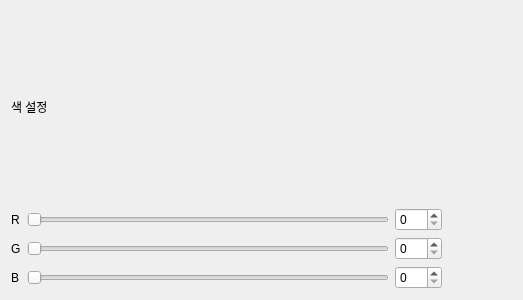
<?xml version="1.0" encoding="UTF-8"?>
<ui version="4.0">
 <class>option_color</class>
 <widget class="QWidget" name="option_color">
  <property name="geometry">
   <rect>
    <x>0</x>
    <y>0</y>
    <width>523</width>
    <height>300</height>
   </rect>
  </property>
  <property name="windowTitle">
   <string>Form</string>
  </property>
  <layout class="QGridLayout" name="gridLayout_2">
   <item row="0" column="0">
    <widget class="QLabel" name="label">
     <property name="text">
      <string>색 설정</string>
     </property>
    </widget>
   </item>
   <item row="1" column="0">
    <layout class="QGridLayout" name="cloader">
     <item row="0" column="1">
      <widget class="QSlider" name="sli_r">
       <property name="maximum">
        <number>255</number>
       </property>
       <property name="orientation">
        <enum>Qt::Horizontal</enum>
       </property>
      </widget>
     </item>
     <item row="2" column="0">
      <widget class="QLabel" name="B">
       <property name="text">
        <string>B</string>
       </property>
      </widget>
     </item>
     <item row="0" column="0">
      <widget class="QLabel" name="R">
       <property name="text">
        <string>R</string>
       </property>
      </widget>
     </item>
     <item row="1" column="0">
      <widget class="QLabel" name="G">
       <property name="text">
        <string>G</string>
       </property>
      </widget>
     </item>
     <item row="2" column="1">
      <widget class="QSlider" name="sli_b">
       <property name="maximum">
        <number>255</number>
       </property>
       <property name="orientation">
        <enum>Qt::Horizontal</enum>
       </property>
      </widget>
     </item>
     <item row="1" column="1">
      <widget class="QSlider" name="sli_g">
       <property name="maximum">
        <number>255</number>
       </property>
       <property name="orientation">
        <enum>Qt::Horizontal</enum>
       </property>
      </widget>
     </item>
     <item row="0" column="2">
      <widget class="QSpinBox" name="s_r">
       <property name="maximum">
        <number>255</number>
       </property>
      </widget>
     </item>
     <item row="1" column="2">
      <widget class="QSpinBox" name="s_g">
       <property name="maximum">
        <number>255</number>
       </property>
      </widget>
     </item>
     <item row="2" column="2">
      <widget class="QSpinBox" name="s_b">
       <property name="maximum">
        <number>255</number>
       </property>
      </widget>
     </item>
    </layout>
   </item>
   <item row="1" column="1">
    <widget class="QWidget" name="colorView" native="true">
     <property name="minimumSize">
      <size>
       <width>64</width>
       <height>64</height>
      </size>
     </property>
    </widget>
   </item>
  </layout>
 </widget>
 <resources/>
 <connections>
  <connection>
   <sender>sli_r</sender>
   <signal>valueChanged(int)</signal>
   <receiver>s_r</receiver>
   <slot>setValue(int)</slot>
   <hints>
    <hint type="sourcelabel">
     <x>352</x>
     <y>178</y>
    </hint>
    <hint type="destinationlabel">
     <x>416</x>
     <y>174</y>
    </hint>
   </hints>
  </connection>
  <connection>
   <sender>sli_g</sender>
   <signal>valueChanged(int)</signal>
   <receiver>s_g</receiver>
   <slot>setValue(int)</slot>
   <hints>
    <hint type="sourcelabel">
     <x>393</x>
     <y>222</y>
    </hint>
    <hint type="destinationlabel">
     <x>425</x>
     <y>215</y>
    </hint>
   </hints>
  </connection>
  <connection>
   <sender>sli_b</sender>
   <signal>valueChanged(int)</signal>
   <receiver>s_b</receiver>
   <slot>setValue(int)</slot>
   <hints>
    <hint type="sourcelabel">
     <x>350</x>
     <y>262</y>
    </hint>
    <hint type="destinationlabel">
     <x>422</x>
     <y>263</y>
    </hint>
   </hints>
  </connection>
  <connection>
   <sender>s_r</sender>
   <signal>valueChanged(int)</signal>
   <receiver>sli_r</receiver>
   <slot>setValue(int)</slot>
   <hints>
    <hint type="sourcelabel">
     <x>425</x>
     <y>172</y>
    </hint>
    <hint type="destinationlabel">
     <x>373</x>
     <y>177</y>
    </hint>
   </hints>
  </connection>
  <connection>
   <sender>s_g</sender>
   <signal>valueChanged(int)</signal>
   <receiver>sli_g</receiver>
   <slot>setValue(int)</slot>
   <hints>
    <hint type="sourcelabel">
     <x>407</x>
     <y>225</y>
    </hint>
    <hint type="destinationlabel">
     <x>388</x>
     <y>224</y>
    </hint>
   </hints>
  </connection>
  <connection>
   <sender>s_b</sender>
   <signal>valueChanged(int)</signal>
   <receiver>sli_b</receiver>
   <slot>setValue(int)</slot>
   <hints>
    <hint type="sourcelabel">
     <x>407</x>
     <y>269</y>
    </hint>
    <hint type="destinationlabel">
     <x>384</x>
     <y>269</y>
    </hint>
   </hints>
  </connection>
 </connections>
</ui>
